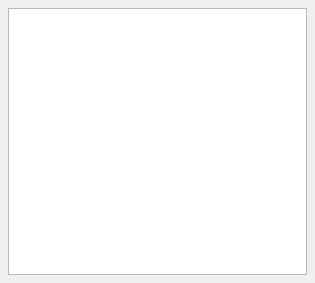
<ui version="4.0" >
 <author></author>
 <comment></comment>
 <exportmacro></exportmacro>
 <class>ContactListWidget</class>
 <widget class="QWidget" name="ContactListWidget" >
  <property name="geometry" >
   <rect>
    <x>0</x>
    <y>0</y>
    <width>315</width>
    <height>283</height>
   </rect>
  </property>
  <property name="windowTitle" >
   <string>Form</string>
  </property>
  <layout class="QGridLayout" >
   <property name="margin" >
    <number>8</number>
   </property>
   <property name="spacing" >
    <number>6</number>
   </property>
   <item row="0" column="0" >
    <widget class="QTreeView" name="treeView" />
   </item>
  </layout>
 </widget>
 <pixmapfunction></pixmapfunction>
 <resources/>
 <connections/>
</ui>
